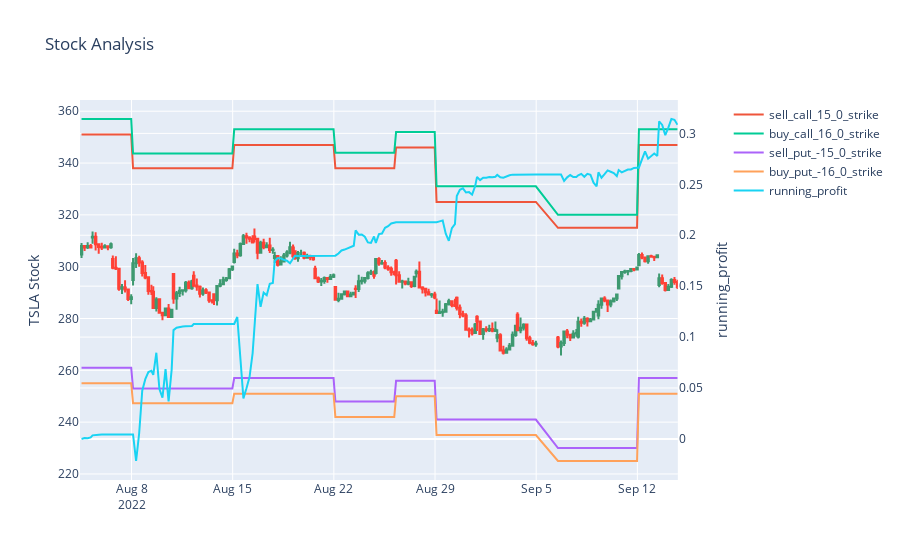
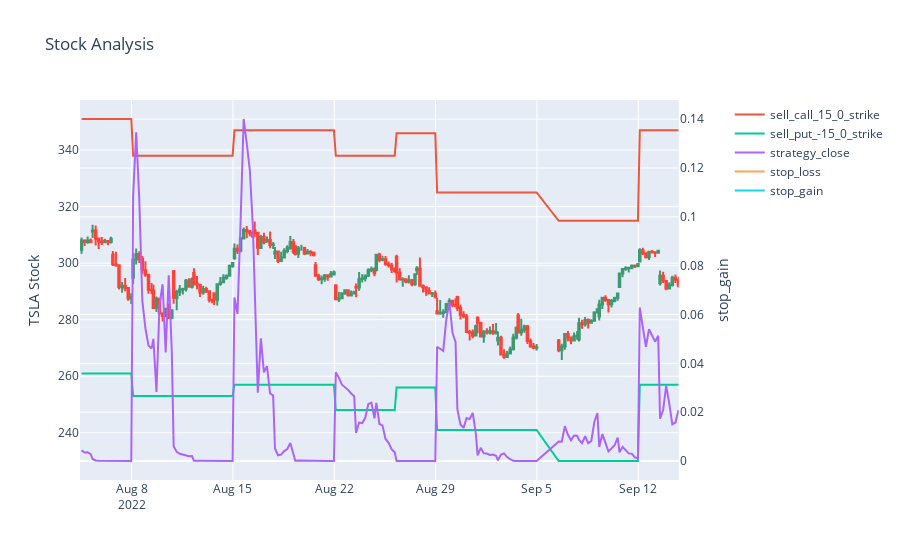

The notebook cell these images were saved under, in order:
### Code cell
ic = IC_sim(stop_loss=None)

### Figure 1 — Plotly figure (JSON) as saved in the notebook; plotly's stock layout.template omitted (floating-point values rounded to 4 significant figures; data arrays with more than 128 entries replaced by an {"elided": "..."} marker saying what was removed)
{"data": [{"close": {"elided": "200 float values"}, "high": {"elided": "200 float values"}, "low": {"elided": "200 float values"}, "open": {"elided": "200 float values"}, "showlegend": false, "type": "candlestick", "x": {"elided": "200 str values"}, "xaxis": "x", "yaxis": "y"}, {"name": "sell_call_15_0_strike", "type": "scatter", "x": {"elided": "200 str values"}, "y": {"elided": "200 int values"}}, {"name": "buy_call_16_0_strike", "type": "scatter", "x": {"elided": "200 str values"}, "y": {"elided": "200 float values"}}, {"name": "sell_put_-15_0_strike", "type": "scatter", "x": {"elided": "200 str values"}, "y": {"elided": "200 int values"}}, {"name": "buy_put_-16_0_strike", "type": "scatter", "x": {"elided": "200 str values"}, "y": {"elided": "200 float values"}}, {"name": "running_profit", "type": "scatter", "x": {"elided": "200 str values"}, "xaxis": "x", "y": {"elided": "200 float values"}, "yaxis": "y2"}], "layout": {"title": {"text": "Stock Analysis"}, "xaxis": {"anchor": "y", "domain": [0, 0.94], "rangebreaks": [{"bounds": ["sat", "mon"]}, {"bounds": [16.1, 9.5], "pattern": "hour"}], "rangeslider": {"visible": false}}, "yaxis": {"anchor": "x", "domain": [0, 1], "title": {"text": "TSLA Stock"}}, "yaxis2": {"anchor": "x", "overlaying": "y", "side": "right", "title": {"text": "running_profit"}}}}

### Figure 2 — Plotly figure (JSON) as saved in the notebook; plotly's stock layout.template omitted (floating-point values rounded to 4 significant figures; data arrays with more than 128 entries replaced by an {"elided": "..."} marker saying what was removed)
{"data": [{"close": {"elided": "200 float values"}, "high": {"elided": "200 float values"}, "low": {"elided": "200 float values"}, "open": {"elided": "200 float values"}, "showlegend": false, "type": "candlestick", "x": {"elided": "200 str values"}, "xaxis": "x", "yaxis": "y"}, {"name": "sell_call_15_0_strike", "type": "scatter", "x": {"elided": "200 str values"}, "y": {"elided": "200 int values"}}, {"name": "sell_put_-15_0_strike", "type": "scatter", "x": {"elided": "200 str values"}, "y": {"elided": "200 int values"}}, {"name": "strategy_close", "type": "scatter", "x": {"elided": "200 str values"}, "xaxis": "x", "y": {"elided": "200 float values"}, "yaxis": "y2"}, {"name": "stop_loss", "type": "scatter", "x": {"elided": "200 str values"}, "xaxis": "x", "y": {"elided": "200 null values"}, "yaxis": "y2"}, {"name": "stop_gain", "type": "scatter", "x": {"elided": "200 str values"}, "xaxis": "x", "y": {"elided": "200 null values"}, "yaxis": "y2"}], "layout": {"title": {"text": "Stock Analysis"}, "xaxis": {"anchor": "y", "domain": [0, 0.94], "rangebreaks": [{"bounds": ["sat", "mon"]}, {"bounds": [16.1, 9.5], "pattern": "hour"}], "rangeslider": {"visible": false}}, "yaxis": {"anchor": "x", "domain": [0, 1], "title": {"text": "TSLA Stock"}}, "yaxis2": {"anchor": "x", "overlaying": "y", "side": "right", "title": {"text": "stop_gain"}}}}
